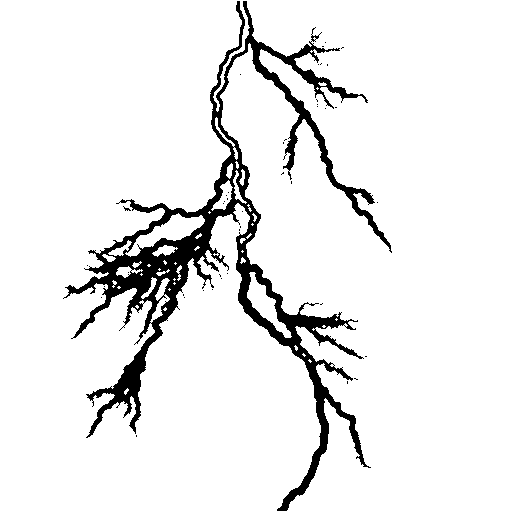
#> input picture lightning_binary.png, 512 x 512 px, given in place of tree.png, which was not available
$ python t3.py
#> lines starting #> are read from the running program, lines starting #| are printed output that depends on the picture; after the words box and inside, x2 and y2 are one past the last pixel; in counts of white or black regions, pixels touching at a corner belong together; pictures that were not available may be replaced by others from this repository, and a replacement may not be noted
#  Principles of Machine Learning - Task 1.3
#  Estimating Fractal Dimension using Box Counting Method
#   implementation with image saving and visualization

import numpy as np
import imageio.v3 as iio
import scipy.ndimage as img
import matplotlib.pyplot as plt
import numpy.linalg as la
import os


# 1. Binarization Function (from page 15)

def binarize(imgF):
    """
    Apply Gaussian filters and threshold to create binary image.
    Automatically inverts if needed so that foreground is white (1).
    """
    imgB = np.abs(img.gaussian_filter(imgF, sigma=0.50) -
                  img.gaussian_filter(imgF, sigma=1.00))
    bin_img = np.where(imgB < 0.1 * imgB.max(), 0, 1)
    bin_img = img.binary_closing(bin_img)

    #  Invert automatically if background is dark (like lightning)
    if np.mean(imgF) < 128:   # meaning the image is dark overall
        bin_img = 1 - bin_img
    return bin_img


# 2. box Counting Function

def box_count(imgB):
    """
    Compute box counts for multiple scales.
    Returns arrays of log(1/s) and log(n) for regression.
    """
    assert imgB.shape[0] == imgB.shape[1], "Image must be square"
    w = imgB.shape[0]
    L = int(np.log2(w))
    s_values = [1 / (2 ** l) for l in range(1, L - 1)]

    n_list = []
    for s in s_values:
        box_size = int(w * s)
        count = 0
        # Slide over the image with non-overlapping boxes
        for i in range(0, w, box_size):
            for j in range(0, w, box_size):
                if np.any(imgB[i:i + box_size, j:j + box_size]):
                    count += 1
        n_list.append(count)

    #  logs for regression
    log_inv_s = np.log(1 / np.array(s_values))
    log_n = np.log(np.array(n_list))
    return log_inv_s, log_n, s_values, n_list


# 3. Linear Fit (Least Squares)

def estimate_fractal_dimension(log_inv_s, log_n):
    """Estimate slope (D) using least squares linear regression."""
    A = np.vstack([log_inv_s, np.ones(len(log_inv_s))]).T
    D, b = la.lstsq(A, log_n, rcond=None)[0]
    return D, b


# 4. Main Process Function

def process_image(image_path, output_prefix):
    """
    Full pipeline: read -> binarize -> save -> box count -> plot
    """
    # Step 1: Read and binarize
    img_gray = iio.imread(image_path, mode='L').astype(float)
    img_bin = binarize(img_gray)

    # Step 2: Save binary image
    output_bin_path = f"{output_prefix}_binary.png"
    iio.imwrite(output_bin_path, (img_bin * 255).astype(np.uint8))
    print(f"[+] Saved binarized image: {output_bin_path}")

    # Step 3: Compute box counts
    log_inv_s, log_n, s_values, n_list = box_count(img_bin)

    # Step 4: Fit line to log-log data
    D, b = estimate_fractal_dimension(log_inv_s, log_n)

    # Step 5: Plot
    plt.figure(figsize=(6, 5))
    plt.plot(log_inv_s, log_n, 'o', label='Data')
    plt.plot(log_inv_s, D * log_inv_s + b, '-', label=f'Fit: D={D:.3f}')
    plt.xlabel('log(1/s)')
    plt.ylabel('log(n)')
    plt.title(f'Fractal Dimension Estimation for {output_prefix}')
    plt.legend()
    plt.grid(True)
    plt.tight_layout()
    plt.savefig(f"{output_prefix}_plot.png")
    plt.show()

    # Step 6: Return result
    return D


# 5. Run for both images

if __name__ == "__main__":
    tree_D = process_image("tree.png", "tree")
#> in process_image, `img_gray = iio.imread(image_path, mode='L').astype(float)`: img_gray: shape (512, 512) float64; 92.4% white; 43 black regions (42 under 20 px), largest, box (x1, y1, x2, y2) and area: (63, 1, 392, 511) 19894
#> in binarize, `imgB = np.abs(img.gaussian_filter(imgF, sigma=0.50) - img.gaussian_fil..`:
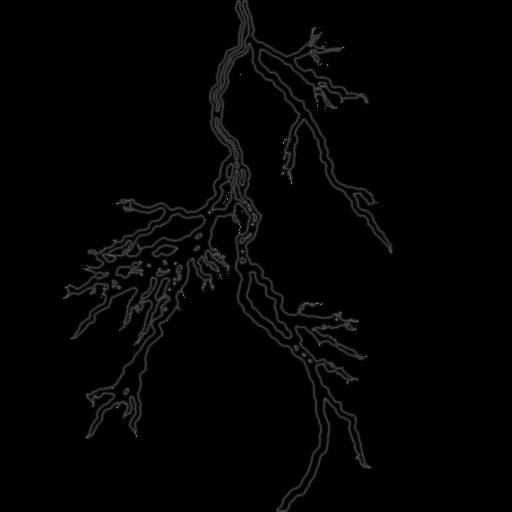
#> imgB: shape (512, 512) float64; min 0, max 117.2, mean 3.4
#> in binarize, `bin_img = np.where(imgB < 0.1 * imgB.max(), 0, 1)`: bin_img: shape (512, 512) int64; values 0 (black) and 1 (white), 8.4% white; 14 white regions (3 under 20 px), largest, box (x1, y1, x2, y2) and area: (62, 0, 393, 512) 20496, (245, 270, 293, 340) 598, (114, 260, 144, 279) 313
#> in binarize, `bin_img = img.binary_closing(bin_img)`:
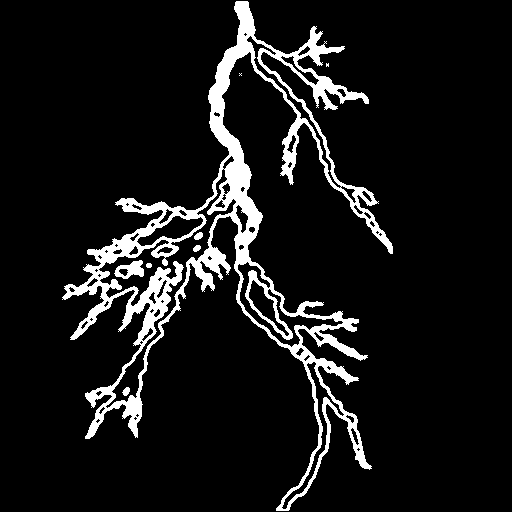
#> bin_img: shape (512, 512) bool; 8.9% white; 8 white regions (2 under 20 px), largest, box (x1, y1, x2, y2) and area: (62, 1, 393, 511) 22748, (114, 260, 144, 279) 321, (194, 232, 203, 240) 52, (122, 387, 130, 396) 49, (193, 245, 201, 252) 41, (146, 263, 152, 268) 26
#> in process_image, `log_inv_s, log_n, s_values, n_list = box_count(img_bin)`: log_inv_s = [0.693, 1.39, 2.08, 2.77, 3.47, 4.16, 4.85]; log_n = [1.39, 2.48, 3.47, 4.57, 5.61, 6.7, 7.8]; s_values = [0.5, 0.25, 0.125, 0.0625, 0.0312, 0.0156, 0.00781]; n_list = [4, 12, 32, 97, 272, 813, 2432]
#> in estimate_fractal_dimension, `A = np.vstack([log_inv_s, np.ones(len(log_inv_s))]).T`: A = [[0.693, 1], [1.39, 1], [2.08, 1], [2.77, 1], [3.47, 1], [4.16, 1], [4.85, 1]]
#> in estimate_fractal_dimension, `D, b = la.lstsq(A, log_n, rcond=None)[0]`: D = 1.54; b = 0.316
#> in process_image, `D, b = estimate_fractal_dimension(log_inv_s, log_n)`: D = 1.54; b = 0.316
#> in process_image, `plt.savefig(f"{output_prefix}_plot.png")`:
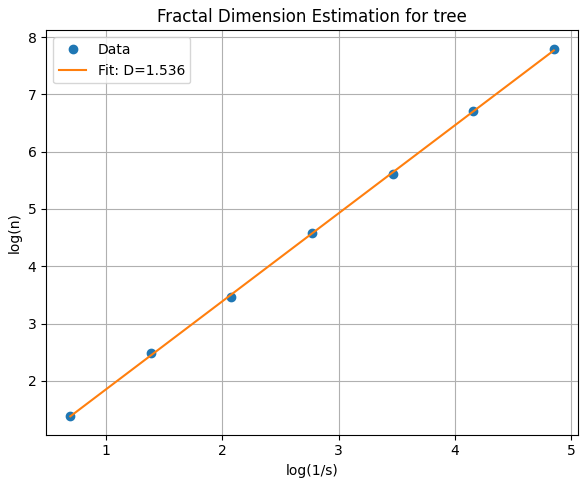
#> figure drawn by matplotlib, 1 panel
#> tree_D = 1.54
    lightning_D = process_image("lightning.png", "lightning")
#> call 2 of process_image, with image_path = 'lightning.png', output_prefix = 'lightning'
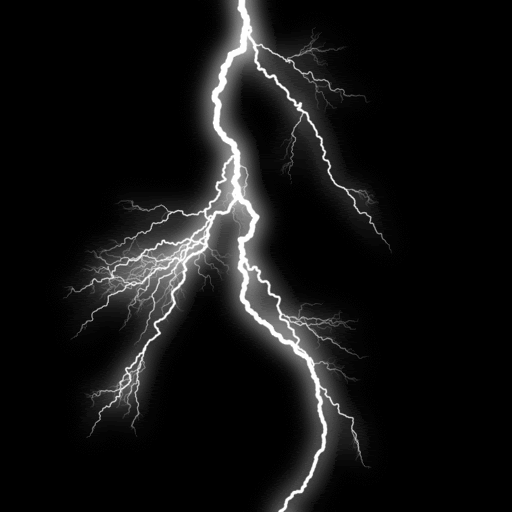
#> input picture lightning.png, 512 x 512 px
#> in binarize (call 2), `imgB = np.abs(img.gaussian_filter(imgF, sigma=0.50) - img.gaussian_fil..`:
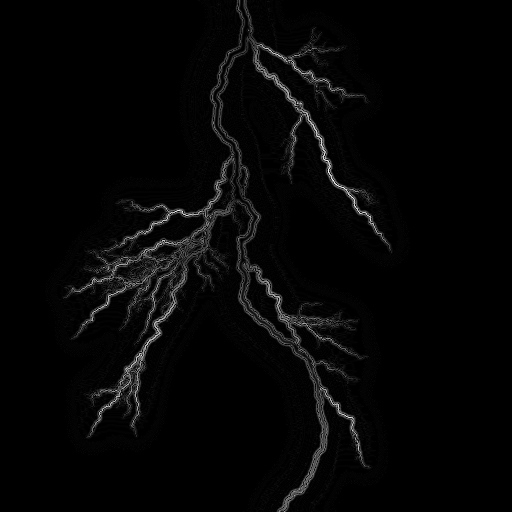
#> imgB: shape (512, 512) float64; min 0, max 60.29, mean 1.4; drawn with min black and max white
#> in binarize (call 2), `bin_img = np.where(imgB < 0.1 * imgB.max(), 0, 1)`:
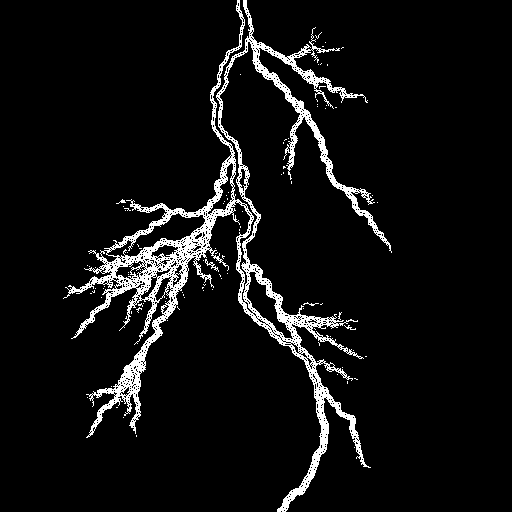
#> bin_img: shape (512, 512) int64; values 0 (black) and 1 (white), 6.4% white in thin lines or dots, all inside (x1, y1, x2, y2) = (63, 0, 392, 512)
#> in process_image (call 2), `log_inv_s, log_n, s_values, n_list = box_count(img_bin)`: log_n = [1.39, 2.77, 4.16, 5.55, 6.93, 8.31, 9.68]; n_list = [4, 16, 64, 256, 1024, 4081, 15916]
#> in process_image (call 2), `D, b = estimate_fractal_dimension(log_inv_s, log_n)`: D = 2; b = 0.0088
#> in process_image (call 2), `plt.savefig(f"{output_prefix}_plot.png")`:
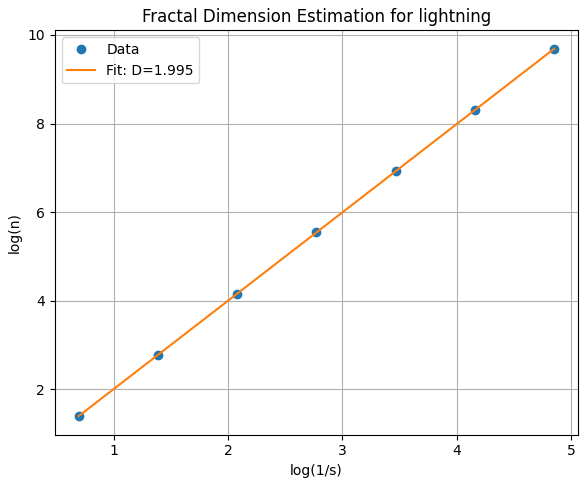
#> figure drawn by matplotlib, 1 panel
#> lightning_D = 2

    print("\n================== RESULTS ==================")
    print(f"Fractal Dimension (Tree): {tree_D:.4f}")
#| Fractal Dimension (Tree): 1.5356
    print(f"Fractal Dimension (Lightning): {lightning_D:.4f}")
#| Fractal Dimension (Lightning): 1.9951
    if tree_D > lightning_D:
        print("→ Tree has the higher fractal dimension.")
    else:
        print("→ Lightning has the higher fractal dimension.")
    print("=============================================")
